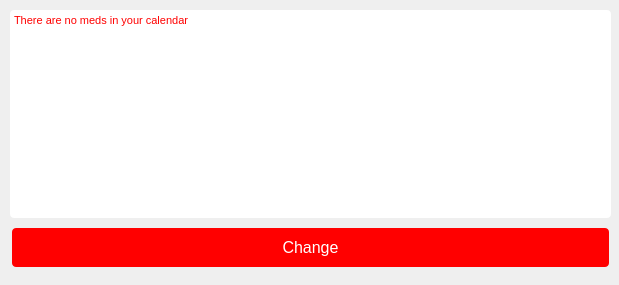
<?xml version="1.0" encoding="UTF-8"?>
<ui version="4.0">
 <class>MedicineInfo</class>
 <widget class="QDialog" name="MedicineInfo">
  <property name="geometry">
   <rect>
    <x>0</x>
    <y>0</y>
    <width>619</width>
    <height>285</height>
   </rect>
  </property>
  <property name="windowTitle">
   <string>Medicine Info</string>
  </property>
  <property name="styleSheet">
   <string notr="true">MedicineInfo {
	background-color: white;
font: 57 8pt &quot;TT Norms Medium&quot;;
color: red;
}


QPushButton {
 background-color: red;
 color: white;
 padding: 10px 20px;
 text-align: center;
 font-size: 16px;
 margin: 4px 2px;
 border-radius: 4;
 font: 57 8pt &quot;TT Norms Medium&quot;;
}

QPushButton:hover {
     background-color: #FF5757;
}

QPushButton:pressed {
  background-color: rgb(85, 0, 0);
}

QTextBrowser {
	background-color: white;
	color: red;
	border: none;
   border-radius: 4;
   font: 57 8pt &quot;TT Norms Light&quot;;
}

QCalendarWidget QToolButton {
font: 57 8pt &quot;TT Norms Medium&quot;;
 border-radius: 4;
  	height: 20px;
  	width: 70px;
  	color: white;
  	font-size: 14px;
  	icon-size: 56px, 56px;
  	background-color: rgb(255, 0, 0);
  }
 QCalendarWidget QToolButton {
font: 57 8pt &quot;TT Norms Medium&quot;;
  	height: 30px;
  	width: 70px;
  	color: white;
  	font-size: 16px;
  	icon-size: 20px, 20px;
  	background-color: rgb(255, 0, 0);
 border-radius: 4;
  }
  QCalendarWidget QMenu {
font: 57 8pt &quot;TT Norms Medium&quot;;
  	width: 70px;
  	left: 20px;
  	color: white;
  	font-size: 16px;
  	background-color: rgb(100, 100, 100);
 border-radius: 4;
  }
  QCalendarWidget QSpinBox { 
font: 57 8pt &quot;TT Norms Medium&quot;;
  	width: 10px; 
  	font-size:12px; 
  	color: white; 
  		background-color: rgb(255, 0, 0);
  	selection-background-color: rgb(136, 136, 136);
  	selection-color: rgb(255, 255, 255);
  }
  QCalendarWidget QSpinBox::up-button { subcontrol-origin: border;  subcontrol-position: top right;  width:65px; }
  QCalendarWidget QSpinBox::down-button {subcontrol-origin: border; subcontrol-position: bottom right;  width:65px;}
  QCalendarWidget QSpinBox::up-arrow { width:56px;  height:56px; }
  QCalendarWidget QSpinBox::down-arrow { width:56px;  height:56px; }
   
  /* header row */
  QCalendarWidget QWidget { alternate-background-color: rgb(214, 214, 214); }
   
  /* normal days */
  QCalendarWidget QAbstractItemView:enabled 
  {
font: 57 8pt &quot;TT Norms Medium&quot;;
  	font-size:16px;  
  	color: rgb(0, 0, 0); 
  	background-color: white;  
  	selection-background-color: rgb(255, 0, 0); 
  	selection-color: rgb(255, 255, 255);
  }
   
  /* days in other months */
  /* navigation bar */
QCalendarWidget QWidget#qt_calendar_navigationbar
{ 
background-color: rgb(255, 0, 0);
}

QCalendarWidget QAbstractItemView:disabled 
{ 
color: rgb(64, 64, 64); 
}</string>
  </property>
  <widget class="QWidget" name="verticalLayoutWidget">
   <property name="geometry">
    <rect>
     <x>10</x>
     <y>10</y>
     <width>601</width>
     <height>261</height>
    </rect>
   </property>
   <layout class="QVBoxLayout" name="verticalLayout">
    <item>
     <widget class="QTextBrowser" name="textBrowser">
      <property name="html">
       <string>&lt;!DOCTYPE HTML PUBLIC &quot;-//W3C//DTD HTML 4.0//EN&quot; &quot;http://www.w3.org/TR/REC-html40/strict.dtd&quot;&gt;
&lt;html&gt;&lt;head&gt;&lt;meta name=&quot;qrichtext&quot; content=&quot;1&quot; /&gt;&lt;style type=&quot;text/css&quot;&gt;
p, li { white-space: pre-wrap; }
&lt;/style&gt;&lt;/head&gt;&lt;body style=&quot; font-family:'TT Norms Light'; font-size:8pt; font-weight:56; font-style:normal;&quot;&gt;
&lt;p style=&quot; margin-top:0px; margin-bottom:0px; margin-left:0px; margin-right:0px; -qt-block-indent:0; text-indent:0px;&quot;&gt;&lt;span style=&quot; font-family:'MS Shell Dlg 2'; font-weight:400;&quot;&gt;There are no meds in your calendar&lt;/span&gt;&lt;/p&gt;&lt;/body&gt;&lt;/html&gt;</string>
      </property>
     </widget>
    </item>
    <item>
     <layout class="QHBoxLayout" name="horizontalLayout">
      <item>
       <widget class="QPushButton" name="pushButton">
        <property name="text">
         <string>Change</string>
        </property>
       </widget>
      </item>
     </layout>
    </item>
   </layout>
  </widget>
 </widget>
 <resources/>
 <connections/>
</ui>
